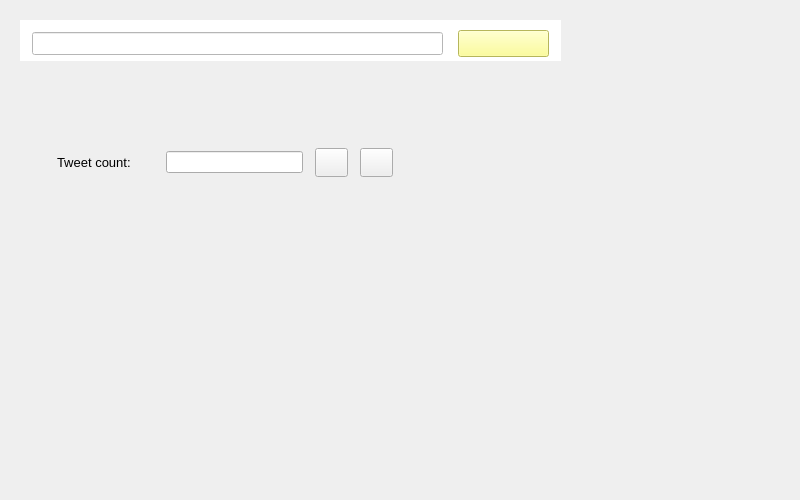
<?xml version="1.0" encoding="UTF-8"?>
<ui version="4.0">
 <class>widget_fetch_tweets</class>
 <widget class="QWidget" name="widget_fetch_tweets">
  <property name="geometry">
   <rect>
    <x>0</x>
    <y>0</y>
    <width>800</width>
    <height>500</height>
   </rect>
  </property>
  <property name="sizePolicy">
   <sizepolicy hsizetype="Preferred" vsizetype="Preferred">
    <horstretch>1</horstretch>
    <verstretch>2</verstretch>
   </sizepolicy>
  </property>
  <property name="windowTitle">
   <string>Fetch Tweets</string>
  </property>
  <property name="statusTip">
   <string extracomment="search"/>
  </property>
  <property name="whatsThis">
   <string extracomment="search"/>
  </property>
  <widget class="QWidget" name="widget_querry_container" native="true">
   <property name="geometry">
    <rect>
     <x>20</x>
     <y>20</y>
     <width>541</width>
     <height>41</height>
    </rect>
   </property>
   <property name="maximumSize">
    <size>
     <width>16777215</width>
     <height>51</height>
    </size>
   </property>
   <property name="styleSheet">
    <string notr="true">background-color: rgb(255, 255, 255);</string>
   </property>
   <widget class="QPushButton" name="button_fetch_tweets">
    <property name="geometry">
     <rect>
      <x>438</x>
      <y>10</y>
      <width>91</width>
      <height>27</height>
     </rect>
    </property>
    <property name="sizePolicy">
     <sizepolicy hsizetype="Minimum" vsizetype="Expanding">
      <horstretch>0</horstretch>
      <verstretch>0</verstretch>
     </sizepolicy>
    </property>
    <property name="toolTip">
     <string>search</string>
    </property>
    <property name="styleSheet">
     <string notr="true">background-color: rgb(255, 255, 127);</string>
    </property>
    <property name="text">
     <string/>
    </property>
    <property name="icon">
     <iconset>
      <normaloff>mg.png</normaloff>mg.png</iconset>
    </property>
   </widget>
   <widget class="QLineEdit" name="line_edit_querry">
    <property name="geometry">
     <rect>
      <x>12</x>
      <y>12</y>
      <width>411</width>
      <height>23</height>
     </rect>
    </property>
    <property name="sizePolicy">
     <sizepolicy hsizetype="Expanding" vsizetype="Expanding">
      <horstretch>0</horstretch>
      <verstretch>0</verstretch>
     </sizepolicy>
    </property>
    <property name="font">
     <font>
      <pointsize>10</pointsize>
     </font>
    </property>
    <property name="styleSheet">
     <string notr="true"> qproperty-frame: false </string>
    </property>
   </widget>
  </widget>
  <widget class="QPushButton" name="button_save_tweets">
   <property name="geometry">
    <rect>
     <x>360</x>
     <y>148</y>
     <width>33</width>
     <height>29</height>
    </rect>
   </property>
   <property name="sizePolicy">
    <sizepolicy hsizetype="Fixed" vsizetype="Fixed">
     <horstretch>0</horstretch>
     <verstretch>0</verstretch>
    </sizepolicy>
   </property>
   <property name="toolTip">
    <string>save to csv</string>
   </property>
   <property name="text">
    <string/>
   </property>
   <property name="icon">
    <iconset>
     <normaloff>Save.png</normaloff>Save.png</iconset>
   </property>
   <property name="iconSize">
    <size>
     <width>20</width>
     <height>20</height>
    </size>
   </property>
  </widget>
  <widget class="QPushButton" name="button_stop_fetching">
   <property name="geometry">
    <rect>
     <x>315</x>
     <y>148</y>
     <width>33</width>
     <height>29</height>
    </rect>
   </property>
   <property name="sizePolicy">
    <sizepolicy hsizetype="Fixed" vsizetype="Fixed">
     <horstretch>0</horstretch>
     <verstretch>0</verstretch>
    </sizepolicy>
   </property>
   <property name="toolTip">
    <string>stop fetching</string>
   </property>
   <property name="text">
    <string/>
   </property>
   <property name="icon">
    <iconset>
     <normaloff>stop.png</normaloff>stop.png</iconset>
   </property>
  </widget>
  <widget class="QLabel" name="label">
   <property name="geometry">
    <rect>
     <x>57</x>
     <y>152</y>
     <width>97</width>
     <height>21</height>
    </rect>
   </property>
   <property name="sizePolicy">
    <sizepolicy hsizetype="Fixed" vsizetype="Fixed">
     <horstretch>0</horstretch>
     <verstretch>0</verstretch>
    </sizepolicy>
   </property>
   <property name="font">
    <font>
     <pointsize>10</pointsize>
    </font>
   </property>
   <property name="text">
    <string>Tweet count:</string>
   </property>
  </widget>
  <widget class="QLineEdit" name="line_edit_tweet_count">
   <property name="geometry">
    <rect>
     <x>166</x>
     <y>151</y>
     <width>137</width>
     <height>22</height>
    </rect>
   </property>
   <property name="sizePolicy">
    <sizepolicy hsizetype="Fixed" vsizetype="Fixed">
     <horstretch>0</horstretch>
     <verstretch>0</verstretch>
    </sizepolicy>
   </property>
  </widget>
  <zorder>layoutWidget</zorder>
  <zorder>widget_querry_container</zorder>
  <zorder>button_save_tweets</zorder>
 </widget>
 <resources/>
 <connections/>
</ui>
